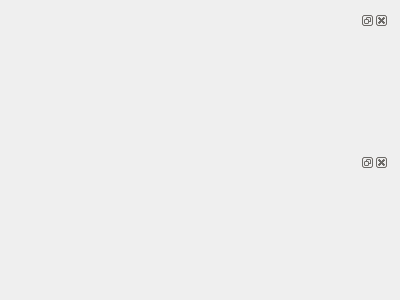
<?xml version="1.0" encoding="UTF-8"?>
<ui version="4.0">
 <class>Form</class>
 <widget class="QWidget" name="Form">
  <property name="geometry">
   <rect>
    <x>0</x>
    <y>0</y>
    <width>400</width>
    <height>300</height>
   </rect>
  </property>
  <property name="windowTitle">
   <string>Form</string>
  </property>
  <layout class="QGridLayout" name="gridLayout_2">
   <item row="0" column="0">
    <layout class="QVBoxLayout" name="verticalLayoutTop">
     <item>
      <widget class="QDockWidget" name="dockWidgetTop">
       <widget class="QWidget" name="dockWidgetContentsTop">
        <layout class="QGridLayout" name="gridLayout_4">
         <item row="0" column="0">
          <layout class="QVBoxLayout" name="verticalLayoutTopInside"/>
         </item>
        </layout>
       </widget>
      </widget>
     </item>
    </layout>
   </item>
   <item row="1" column="0">
    <layout class="QVBoxLayout" name="verticalLayoutDown">
     <item>
      <widget class="QDockWidget" name="dockWidgetDown">
       <widget class="QWidget" name="dockWidgetContentsDown">
        <layout class="QGridLayout" name="gridLayout_3">
         <item row="0" column="0">
          <layout class="QVBoxLayout" name="verticalLayoutDownInside"/>
         </item>
        </layout>
       </widget>
      </widget>
     </item>
    </layout>
   </item>
  </layout>
 </widget>
 <resources/>
 <connections/>
</ui>
